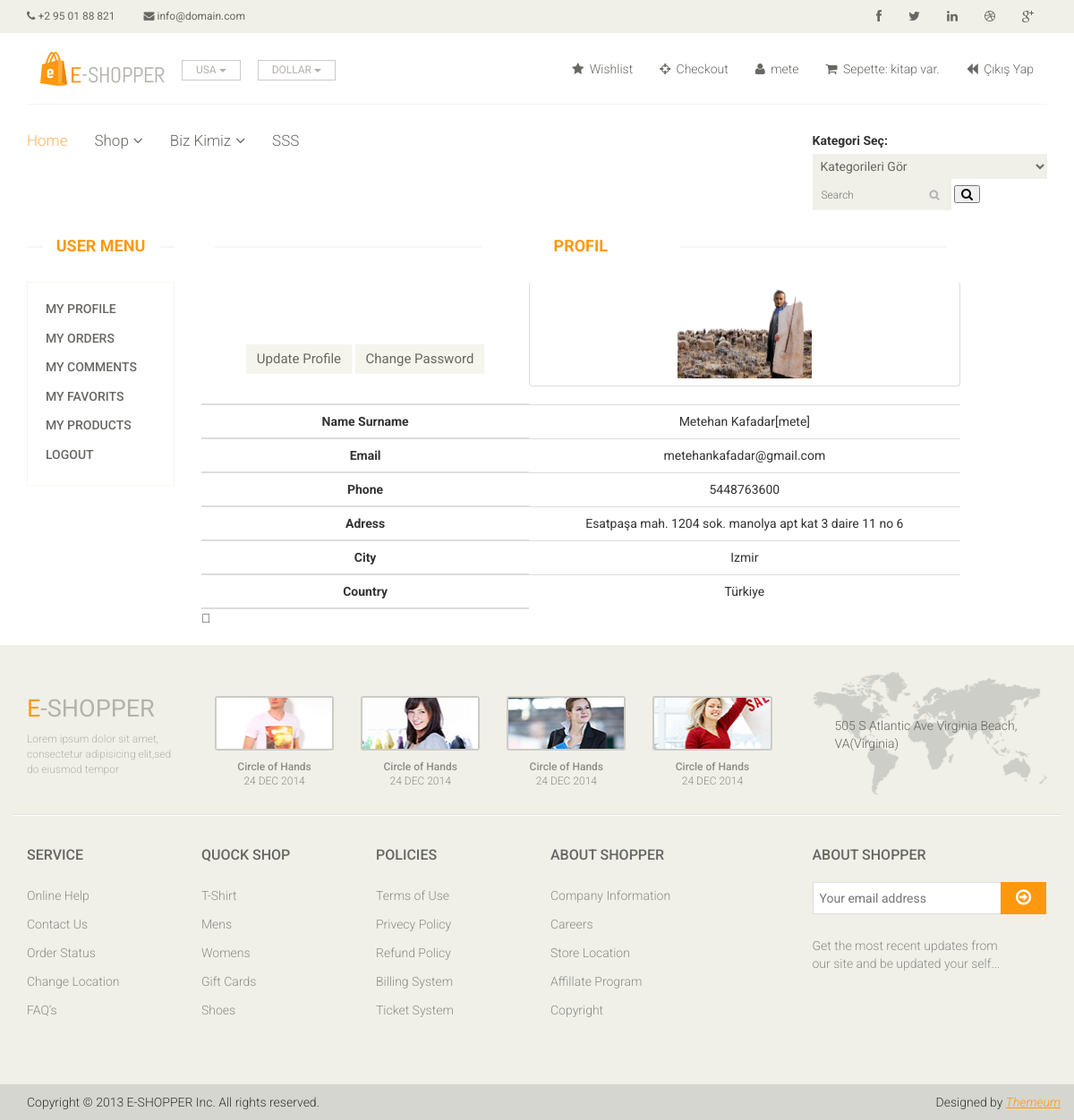
Screenshot of /user/ (signed in) with the database file from the repository.
### home/models.py (models this page shows, shortened)
class UserProfile(models.Model):
    user =models.OneToOneField(User, on_delete=models.CASCADE)
    phone = models.CharField(blank=True, max_length=20)
    adress = models.CharField(blank=True, max_length=150)
    city = models.CharField(blank=True, max_length=20)
    country = models.CharField(blank=True, max_length=20)
    image =models.ImageField(blank=True,upload_to='images/users/')
    def user_name(self):
        return self.user.first_name + ' '+self.user.last_name+'['+self.user.username  +'] '
    def image_tag(self):
        return mark_safe('<img src="{}" height="50" />'.format(self.image.url))
    image_tag.short_description = 'Image'

### user/views.py (the view)
# urls.py: path('', views.index, name='index'),
@login_required(login_url='/login')
def index(request):
    category = Category.objects.all()
    current_user = request.user
    profile = UserProfile.objects.get(user_id=current_user.id)
    context = {'profile': profile,'category': category}
    return render(request, 'user_profile.html', context)

### user/templates/user_profile.html (shortened to what this page needs)
{% extends "homebase.html" %}
{% block content %}
   {% include "user_panel.html" %}
                    <div class="col-sm-9">
					<div class="blog-post-area">
						<h2 class="title text-center">Profil </h2>
						<table class="glyphicon-shopping-cart table">
                            <thead>
                            <tr>
                                <th class="text-center">
                                    <a href="/user/update" class="btn btn-default add-to-cart">Update Profile</a>
                                    <a href="/user/password" class="btn btn-default add-to-cart">Change Password</a> </th>
                                <td class="thumbnail"><img src="{{ profile.image.url }}" style="height: 100px;width: 150px"></td>
                            </tr>
                            <tr>
                                <th class="text-center">Name Surname</th>
                                <td class="text-center">{{ profile.user_name }}</td>
                            </tr>
                            <tr>
                                <th class="text-center">Email</th>
                                <td class="text-center">{{ profile.user.email }}</td>
                            </tr>
                            <tr>
                                <th class="text-center">Phone</th>
                                <td class="text-center">{{ profile.phone }}</td>
                            </tr>
                            <tr>
                                <th class="text-center">Adress</th>
                                <td class="text-center">{{ profile.adress }}</td>
                            </tr>
                            <tr>
                                <th class="text-center">City</th>
                                <td class="text-center">{{ profile.city }}</td>
                            </tr>
                            <tr>
                                <th class="text-center">Country</th>
                                <td class="text-center">{{ profile.country }}</td>
                            </tr>
                            </thead>
                        </table>
					</div>
			</div>
		</div>
	</section>
 {% endblock %}

### home/templates/header.html (shortened to what this page needs)
<header id="header">
    {% load static %}
		<div class="header_top">
			<div class="container">
				<div class="row">
					<div class="col-sm-6">
						<div class="contactinfo">
							<ul class="nav nav-pills">
								<li><a href="#"><i class="fa fa-phone"></i> +2 95 01 88 821</a></li>
								<li><a href="#"><i class="fa fa-envelope"></i> info@domain.com</a></li>
							</ul>
						</div>
					</div>
					<div class="col-sm-6">
						<div class="social-icons pull-right">
							<ul class="nav navbar-nav">
								<li><a href="#"><i class="fa fa-facebook"></i></a></li>
								<li><a href="#"><i class="fa fa-twitter"></i></a></li>
								<li><a href="#"><i class="fa fa-linkedin"></i></a></li>
								<li><a href="#"><i class="fa fa-dribbble"></i></a></li>
								<li><a href="#"><i class="fa fa-google-plus"></i></a></li>
							</ul>
						</div>
					</div>
				</div>
			</div>
		</div>
		<div class="header-middle">
			<div class="container">
				<div class="row">
					<div class="col-md-4 clearfix">
						<div class="logo pull-left">
							<a href="/home/"><img src="{% static 'images/home/logo.png'%}" alt="" /></a>
						</div>
						<div class="btn-group pull-right clearfix">
							<div class="btn-group">
								<button type="button" class="btn btn-default dropdown-toggle usa" data-toggle="dropdown">
									USA
									<span class="caret"></span>
								</button>
							</div>
							<div class="btn-group">
								<button type="button" class="btn btn-default dropdown-toggle usa" data-toggle="dropdown">
									DOLLAR
									<span class="caret"></span>
								</button>
							</div>
						</div>
					</div>
					<div class="col-md-8 clearfix">
						<div class="shop-menu clearfix pull-right">
							<ul class="nav navbar-nav">
								<li><a href=""><i class="fa fa-star"></i> Wishlist</a></li>
								<li><a href="checkout.html"><i class="fa fa-crosshairs"></i> Checkout</a></li>
                                {% if user.id is None %}
                                <li><a href="/login/"><i class="fa fa-lock"></i> Login</a></li>
                                    <li><a href="/signup/"><i class="fa fa-shopping-cart"></i> Üye ol</a></li>
                                {% else %}
                                <li><a href="/user"><i class="fa fa-user"></i><img src="{{ request.user.profile.image.url }}"> {{ user.username }} </a></li>
                                    <li><a href="/shopcart"><i class="fa fa-shopping-cart"></i> Sepette:{{ request.session.cart_items }} kitap var. </a></li>
                                    <li><a href="/logout/"><i class="fa fa-backward"></i> Çıkış Yap</a></li>
                                {% endif %}
							</ul>
						</div>
					</div>
				</div>
			</div>
		</div>
		<div class="header-bottom">
			<div class="container">
				<div class="row">
					<div class="col-sm-9">
						<div class="mainmenu pull-left">
							<ul class="nav navbar-nav collapse navbar-collapse">
								<li><a href="/" class="active">Home</a></li>
								<li class="dropdown"><a href="#">Shop<i class="fa fa-angle-down"></i></a>
                                </li>
                            {% load mptt_tags %}
                                <li class="dropdown"><a href="#">Biz Kimiz<i class="fa fa-angle-down"></i></a>
                                </li>
								<li><a href="/sss">SSS</a></li>
							</ul>
						</div>
					</div>
					<div class="col-sm-3">
                        <form action="/search/" method="POST">
						<div class="search_box pull-right">
                            {% load mptt_tags  %}
                            <label for="cars">Kategori Seç:</label>
                           <select name="catid">
                           <option value="0">Kategorileri Gör</option>
                        </select>
							<input id="query" name="query" type="text" placeholder="Search"/>
                            <button class="fa fa-search"></button>
						</div>
                            </form>
					</div>
				</div>
			</div>
		</div>
	</header>

### home/static/css/main.css (style rules this page uses)
body { font-family: 'Roboto', sans-serif; position: relative; font-weight: 400px; }
ul li { list-style: none; }
a { -webkit-transition: 300ms; transition: 300ms; }
h1, h2, h3, h4, h5, h6 { font-family: 'Roboto', sans-serif; }
.header_top { background: none repeat scroll 0 0 #F0F0E9; }
.contactinfo ul li:first-child { margin-left: -15px; }
.contactinfo ul li a { font-size: 12px; color: #696763; font-family: 'Roboto', sans-serif; }
.social-icons ul li a { border: 0 none; border-radius: 0; color: #696763; padding: 0px; }
.social-icons ul li { display: inline-block; }
.social-icons ul li a i { padding: 11px 15px; transition: all 0.9s ease 0s; -moz-transition: all 0.9s ease 0s; -webkit-transition: all 0.9s ease 0s; -o-transition: all 0.9s ease 0s; }
.header-middle .container .row { border-bottom: 1px solid #f5f5f5; margin-left: 0; margin-right: 0; padding-bottom: 20px; padding-top: 20px; }
.usa { border-radius: 0; color: #B4B1AB; font-size: 12px; margin-right: 20px; padding: 2px 15px; margin-top: 10px; }
.shop-menu ul li { display: inline-block; padding-left: 15px; padding-right: 15px; }
.shop-menu ul li:last-child { padding-right: 0; }
.shop-menu ul li a { background: #FFFFFF; color: #696763; font-family: 'Roboto', sans-serif; font-size: 14px; font-weight: 300; padding: 0; padding-right: 0; margin-top: 10px; }
.shop-menu ul li a i { margin-right: 3px; }
.header-bottom { padding-bottom: 30px; padding-top: 30px; }
.navbar-collapse.collapse { padding-left: 0; }
.mainmenu ul li { padding-right: 15px; padding-left: 15px; }
.mainmenu ul li:first-child { padding-left: 0px; }
.mainmenu ul li a { color: #696763; font-family: 'Roboto', sans-serif; font-size: 17px; font-weight: 300; padding: 0; padding-bottom: 10px; }
.mainmenu ul li a:hover, .mainmenu ul li a.active, .shop-menu ul li a.active { background: none; color: #fdb45e; }
.search_box input { background: #F0F0E9; border: medium none; color: #B2B2B2; font-family: 'roboto'; font-size: 12px; font-weight: 300; height: 35px; outline: medium none; padding-left: 10px; width: 155px; background-image: url(../images/home/searchicon.png); background-repeat: no-repeat; background-position: 130px; }
.fa-angle-down { padding-left: 5px; }
.left-sidebar h2:after, h2.title:after { content: " "; position: absolute; border: 1px solid #f5f5f5; bottom: 8px; left: 0; width: 100%; height: 0; z-index: -2; }
h2.title:before { content: " "; position: absolute; background: #fff; bottom: -6px; width: 220px; height: 30px; z-index: -1; left: 50%; margin-left: -110px; }
h2.title { color: #FE980F; font-family: 'Roboto', sans-serif; font-size: 18px; font-weight: 700; margin: 0 15px; text-transform: uppercase; margin-bottom: 30px; position: relative; }
.add-to-cart { background: #F5F5ED; border: 0 none; border-radius: 0; color: #696763; font-family: 'Roboto', sans-serif; font-size: 15px; margin-bottom: 25px; }
.user_info input, select, textarea { background: #F0F0E9; border: 0; color: #696763; padding: 5px; width: 100%; border-radius: 0; resize: none }

### rows the page displays
UserProfile: image (picture), user_name "Metehan Kafadar[mete]", user.email "metehankafadar@gmail.com", phone "5448763600", adress "Esatpaşa mah. 1204 sok. manolya apt kat 3 daire 11 no 6", city "Izmir", country "Türkiye"

### other values shown
{{ user.username }} "mete"
